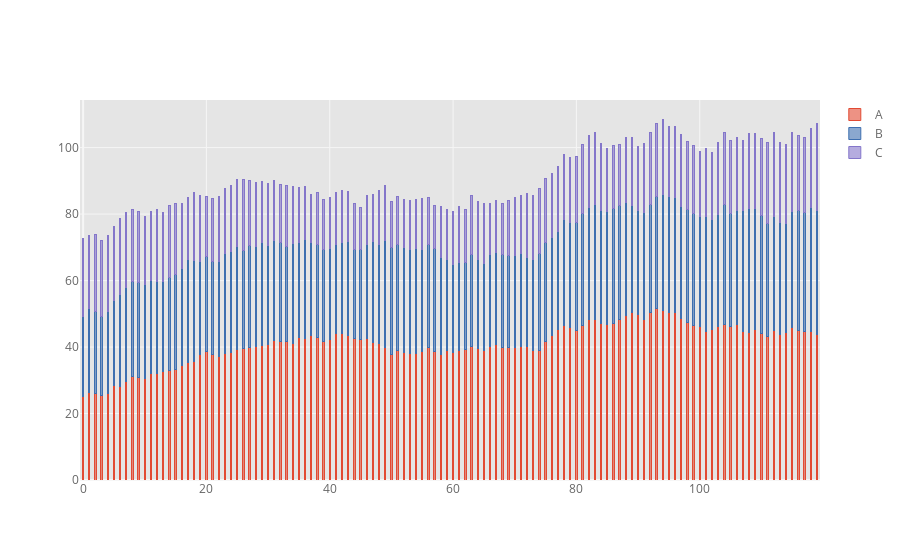

The notebook cell this image was saved under:
### Code cell
df.iplot(kind = 'bar', barmode='stack', bargap=0.8)
